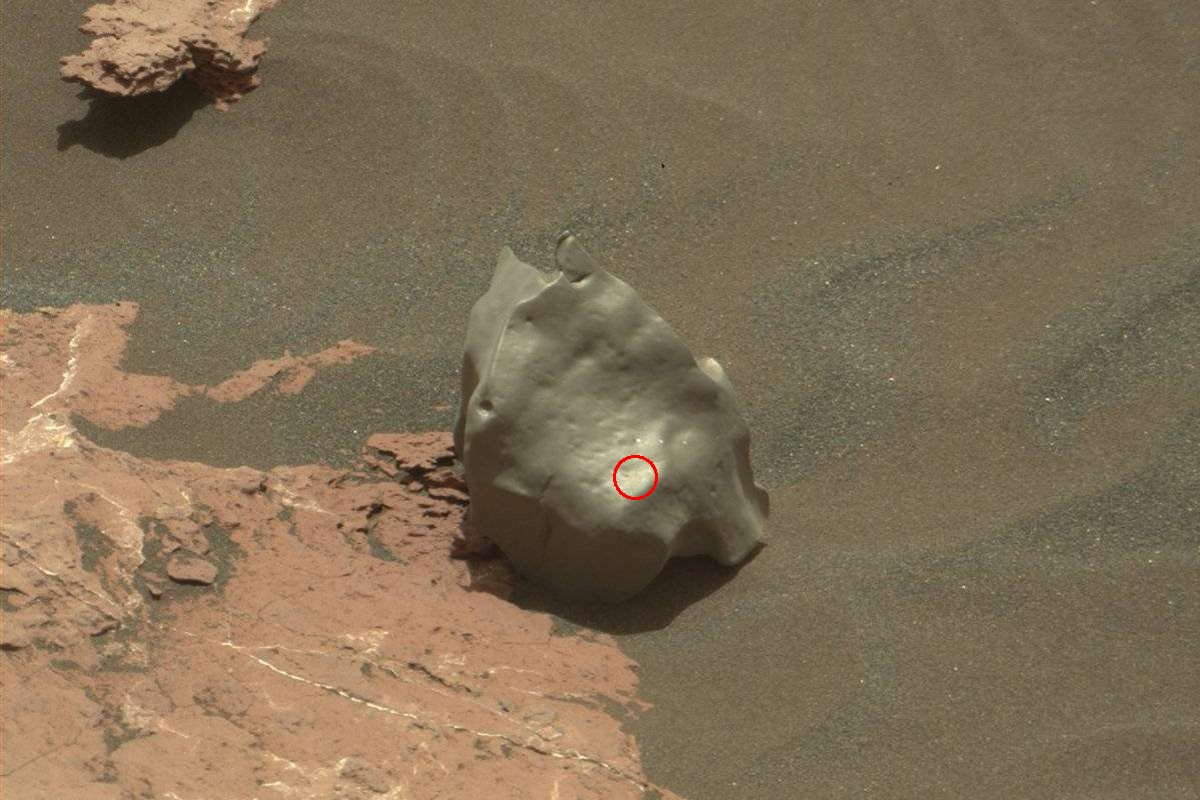
#> input picture multi_threading/images/12.jpg, 1200 x 800 px
$ python -i final_clf.py   (imports and definitions only)   (older library calls are emulated)
#> lines starting #> are read from the running program, lines starting #| are printed output that depends on the picture; after the words box and inside, x2 and y2 are one past the last pixel; in counts of white or black regions, pixels touching at a corner belong together
import cv2
import numpy as np
font = cv2.FONT_HERSHEY_SIMPLEX
# [1 line not run here, left out]
count=0
def dark_brown(img):
    masked=cv2.inRange(img,(0,0,47),(126,76,167))
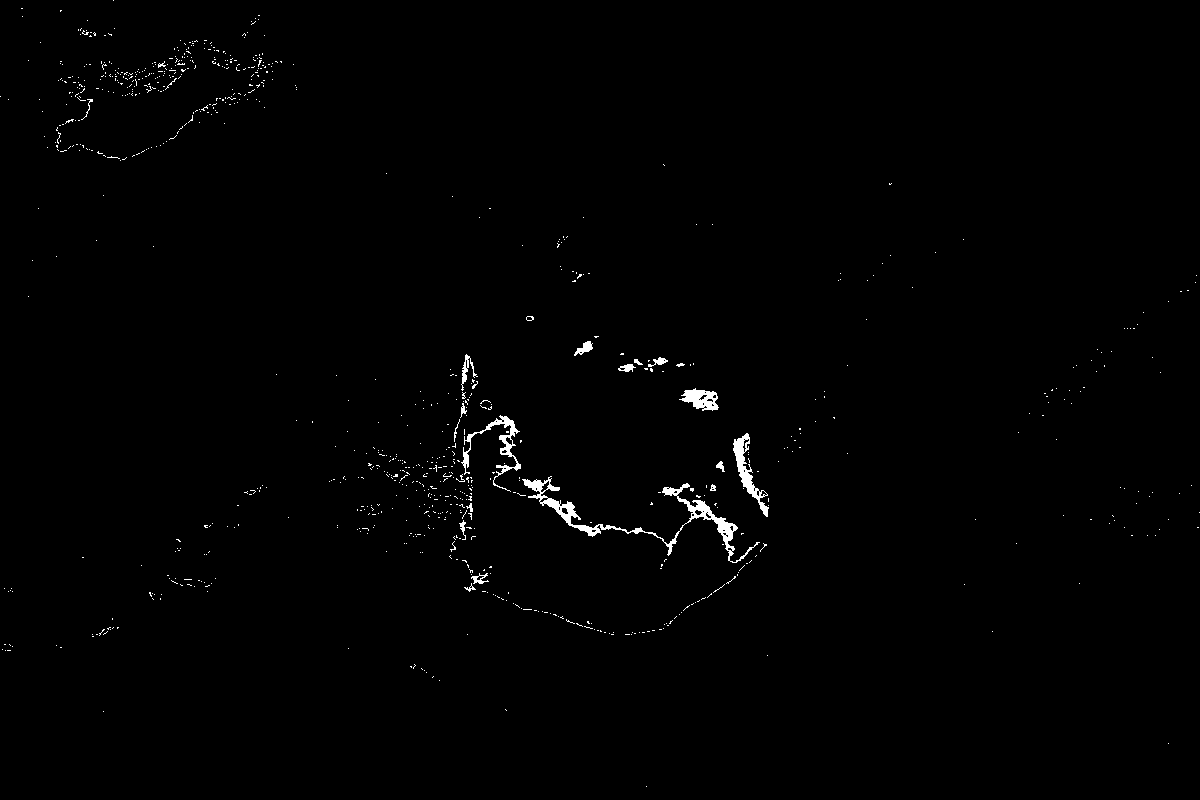
#> masked: shape (800, 1200); 0.77% white; 886 white regions (863 under 20 px)
    dB=cv2.bitwise_and(img,img,mask=masked)
    _, contours, _ = cv2.findContours(masked,cv2.RETR_TREE,cv2.CHAIN_APPROX_SIMPLE)
#> contours = 940 contours, 915 with area under 20; largest, box (x1, y1, x2, y2) and area: (522, 476, 760, 563) 1846, (733, 433, 769, 517) 707, (461, 415, 521, 492) 584, (679, 388, 719, 411) 511, (461, 354, 478, 391) 111
    dB=cv2.cvtColor(masked,cv2.COLOR_GRAY2RGB)
#> dB: shape (800, 1200, 3); 0.77% white; 886 white regions (863 under 20 px), largest, box (x1, y1, x2, y2) and area: (522, 476, 760, 563) 2137, (461, 415, 521, 492) 776, (733, 433, 769, 517) 773
    if(len(contours)>0):
        cv2.drawContours(dB,contours,-1, (204,114,18), 1)
        area=0
        for i in contours:

            if area<(cv2.contourArea(i)+0.1):
                area=cv2.contourArea(i)
                cnt=i
            M=cv2.moments(cnt)
            cx = int(M['m10']/(M['m00']+0.05))
            cy = int(M['m01']/(M['m00']+0.05))
#> this loop made 940 passes
#> area on passes 108, 124, 334: 20.5, 70.5, 1845.5
#> (i, cx, cy) on passes 12 to 17: ([[767, 655]], 373, 605), ([[7, 650], [10, 650]], 373, 605), ([[5, 650]], 373, 605), ([[2, 649]], 373, 605), ([[348, 648]], 373, 605), ([[60, 647], [61, 647]], 373, 605)
#> after the loop, area = 1845.5; cnt = contour of 585 points, box (x1, y1, x2, y2) (522, 476, 760, 563), area 1846
        cv2.putText(dB,'Dark brown soil',(cx,cy), font, 0.5,(255,255,255),1,cv2.LINE_AA)
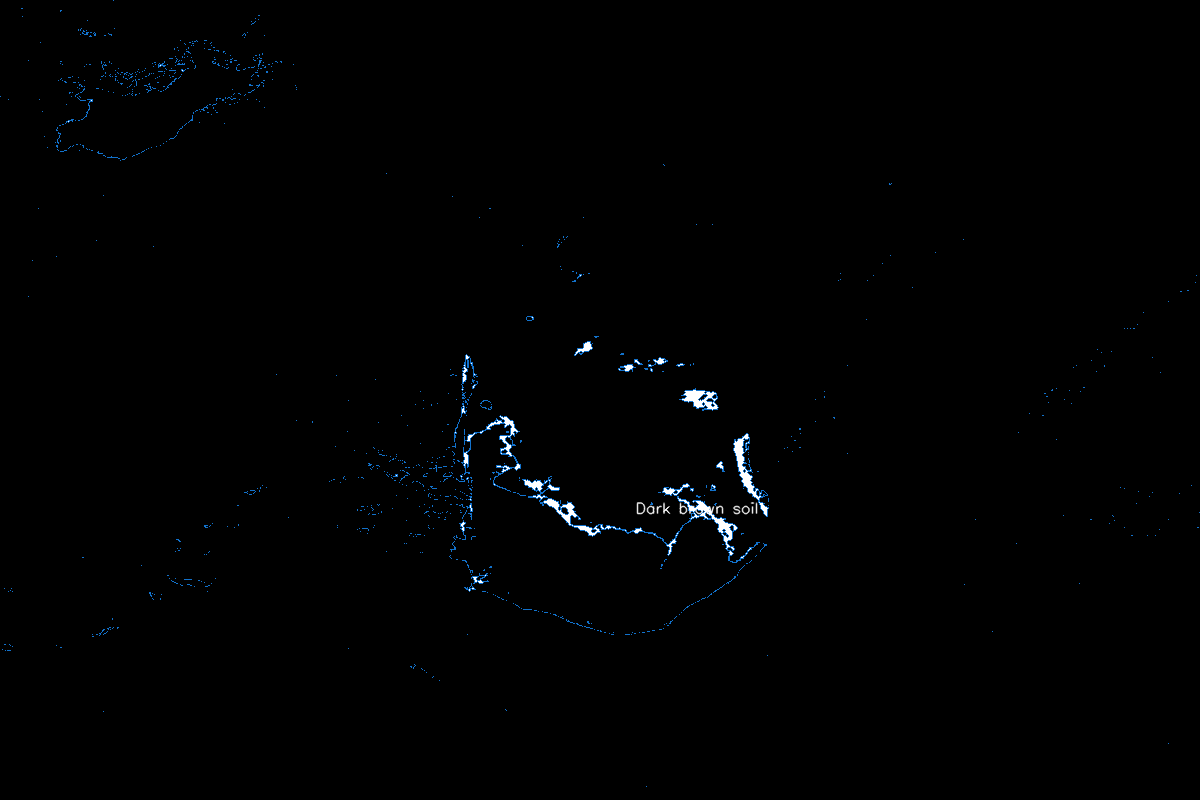
#> dB: shape (800, 1200, 3); mean B, G, R 1.8, 1.3, 0.8
    cv2.imshow('Dark brown soil',cv2.cvtColor(dB,cv2.COLOR_RGB2BGR))
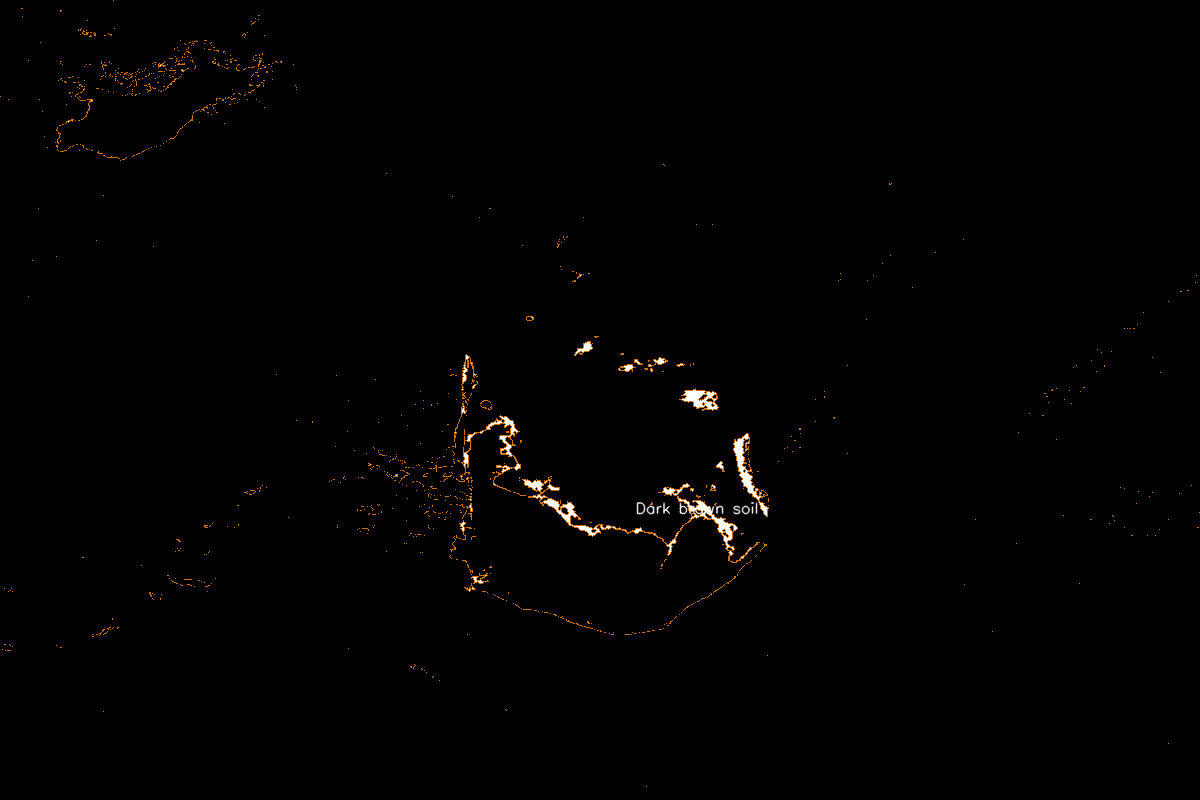
#> window 'Dark brown soil': shape (800, 1200, 3); mean B, G, R 0.8, 1.3, 1.8
    cv2.imshow('Actual feed',img)


# [87 lines left out: functions gray, mountains, light_soil, water_bodies, not called in this run]


this_I=0
# [1 line not run here, left out]
ret=True
wb=ls=ds=m=g=0
#1=dark2=gray3=mountains4=light soil5=water bodies
# [22 lines not run here, left out]
#cv2.waitKey(0)


>>> import cv2
>>> picture = cv2.cvtColor(cv2.imread('images/12.jpg'), cv2.COLOR_BGR2RGB)
>>> result = dark_brown(picture)
